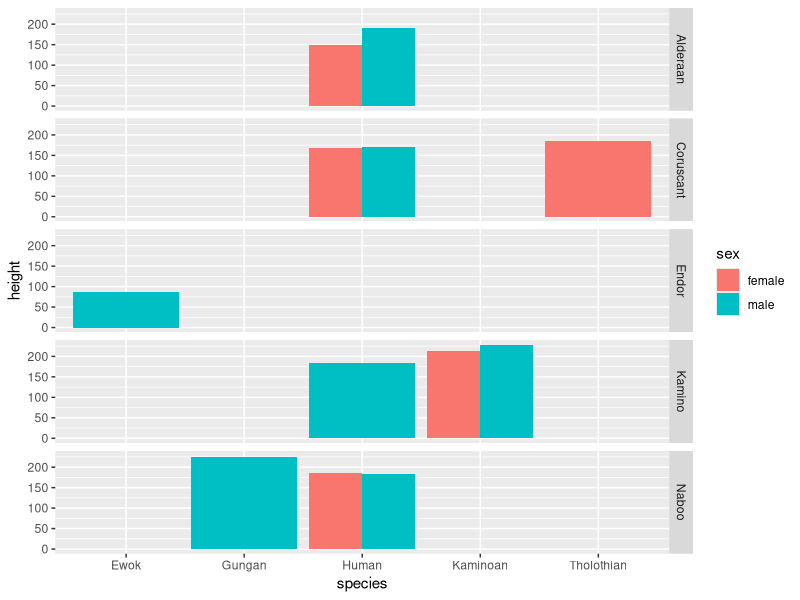

Reproduce this figure in R.
## ---- chunk 1
#| message: false
library(tidyverse)
head(starwars)
## ---- chunk 2

head(starwars)
unique(starwars$homeworld)

homes <- c("Alderaan", "Naboo", "Endor", "Kamino", "Coruscant")

starwars %>% 
  filter(homeworld %in% homes) %>% 
  filter(species != "Droid") %>% 
  ggplot(aes(x = species, y = height, fill = sex)) +
    # geom_bar(stat = "identity", aes(fill = sex)) +
    geom_bar(stat = "identity", position = "dodge", aes(fill = sex)) +
    facet_grid(homeworld ~ .)
